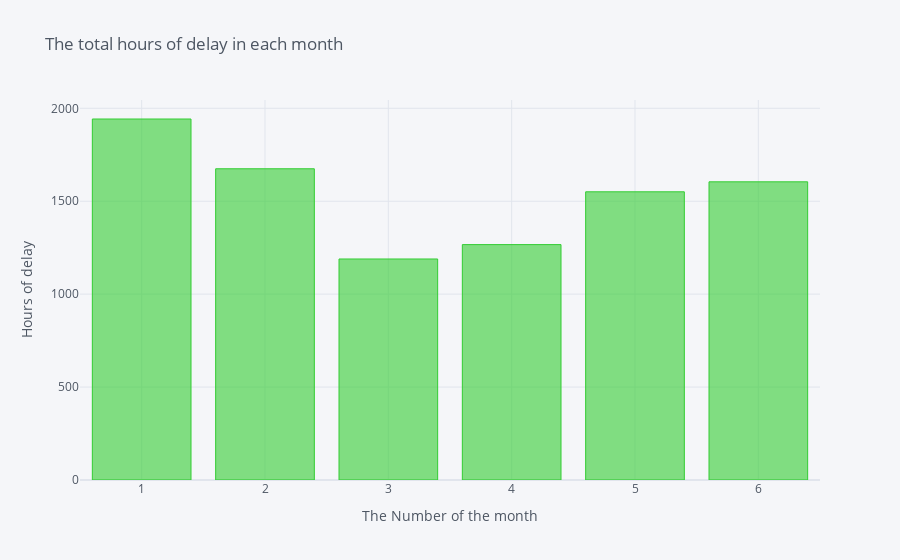

Write notebook code for a chart like this one.
### Markdown cell above
<h4 style=' font-family:monospace'><center>Now let's explore the months and see which month had the most delay duration </center></h4>

### Code cell
df_month = df.groupby(df['Date'].dt.month)['Min Delay'].sum()/60  #grouping the delay by month
df_month = df_month.reset_index()
df_month.iplot(kind = 'bar', x= 'Date', y = 'Min Delay', title = 'The total hours of delay in each month', xTitle = 'The Number of the month',
                                    yTitle = 'Hours of delay', color = 'limegreen')

### Figure 1 — Plotly figure (JSON) as saved in the notebook; plotly's stock layout.template omitted (floating-point values rounded to 4 significant figures)
{"data": [{"marker": {"color": "rgba(50, 205, 50, 0.6)", "line": {"color": "rgba(50, 205, 50, 1.0)", "width": 1}}, "name": "Min Delay", "orientation": "v", "text": "", "type": "bar", "x": [1, 2, 3, 4, 5, 6], "y": [1942.0, 1675.0, 1189.0, 1266.0, 1551.0, 1604.0]}], "layout": {"legend": {"bgcolor": "#F5F6F9", "font": {"color": "#4D5663"}}, "paper_bgcolor": "#F5F6F9", "plot_bgcolor": "#F5F6F9", "title": {"font": {"color": "#4D5663"}, "text": "The total hours of delay in each month"}, "xaxis": {"gridcolor": "#E1E5ED", "showgrid": true, "tickfont": {"color": "#4D5663"}, "title": {"font": {"color": "#4D5663"}, "text": "The Number of the month"}, "zerolinecolor": "#E1E5ED"}, "yaxis": {"gridcolor": "#E1E5ED", "showgrid": true, "tickfont": {"color": "#4D5663"}, "title": {"font": {"color": "#4D5663"}, "text": "Hours of delay"}, "zerolinecolor": "#E1E5ED"}}}
